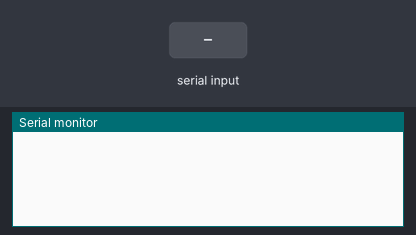
A sketch run on a simulated Arduino Uno, built with avr-gcc and run on an emulated ATmega328P. On the bench: the last lines printed to the serial monitor. The test bench sets the inputs (shaded band).

Above: at 1.2 s.
1.3 s: "ping:1\n" received over Serial
At 2.2 s:
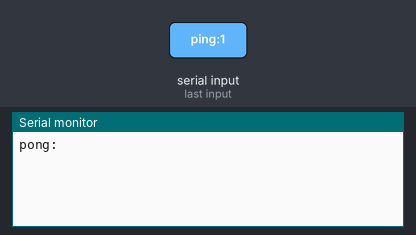
2.8 s: "pinMode:1\n" received over Serial
At 3.4 s:
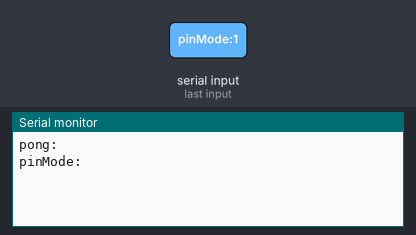
4.3 s: "digitalWrite\n" received over Serial
At 5.5 s:
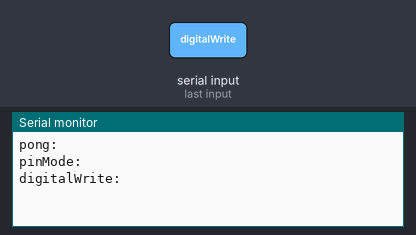
5.8 s: "digitalRead\n" received over Serial
At 6.9 s:
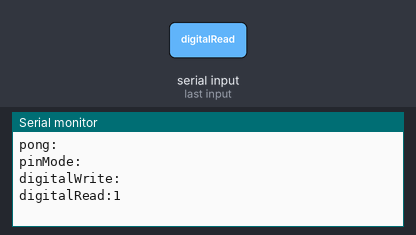

The sketch:

serial-com.ino
```cpp
void setup() {
  Serial.begin(115200);
}

String serialReadBuffer = "";
String event = "";
String arg0 = "";
String arg1 = "";
String arg2 = "";
String arg3 = "";

void loop() {
  if (Serial.available() > 0) {
    char character = Serial.read();

    if (character == '\n') {
      setParams(serialReadBuffer);
      runCommand();
      serialReadBuffer = "";
    }
    else {
      serialReadBuffer += character;
    }
  }
}

void emit(String event, String val) {
  Serial.print(event + ":" + val + '\n');
}

void setParams(String msg) {
  String args[4];
  String argsStr = msg.substring(msg.indexOf(":") + 1, msg.length());

  int argIndex = 0;
  for (int i = 0; i < argsStr.length(); i++) {
    if (argsStr[i] == ',') {
      argIndex++;
    }
    else {
      args[argIndex] += argsStr[i];
    }
  }

  event = msg.substring(0, msg.indexOf(':'));
  arg0 = args[0];
  arg1 = args[1];
  arg2 = args[2];
  arg3 = args[3];
}

int getPin(String pin) {
  //TODO A1,A2,,,
  return pin.toInt();
}

void runCommand() {
  if (event == "ping") {
    emit("pong", "");
  }
  if (event == "pinMode") {
    pinMode(getPin(arg0), (arg1 == "INPUT" ? INPUT : (arg1 == "OUTPUT" ? OUTPUT : INPUT_PULLUP)));
    emit("pinMode", "");
  }
  if (event == "digitalWrite") {
    digitalWrite(getPin(arg0), (arg1 == "LOW" ? LOW : HIGH));
    emit("digitalWrite", "");
  }
  if (event == "digitalRead") {
    String val = String(digitalRead(getPin(arg0)));
    emit("digitalRead", val);
  }
  if (event == "analogWrite") {
    analogWrite(getPin(arg0), arg1.toInt());
    emit("analogWrite", "");
  }
  if (event == "analogRead") {
    String val = String(analogRead(getPin(arg0)));
    emit("analogRead", val);
  }
  if (event == "millis") {
    String val = String(millis());
    emit("millis", val);
  }
  if (event == "micros") {
    String val = String(micros());
    emit("micros", val);
  }
  if (event == "attachInterrupt") {
    int pin = getPin(arg0);
    int mode = getInterruptMode(arg1);

    if (pin == 2) {
      attachInterrupt(digitalPinToInterrupt(pin), ISRPin2, mode);
    }
    if (pin == 3) {
      attachInterrupt(digitalPinToInterrupt(pin), ISRPin3, mode);
    }
    emit("attachInterrupt", "");
  }
  if (event == "detachInterrupt") {
    int pin = getPin(arg0);
    detachInterrupt(digitalPinToInterrupt(pin));
    emit("detachInterrupt", "");
  }
  if (event == "noInterrupts") {
    noInterrupts();
    emit("noInterrupts", "");
  }
  if (event == "interrupts") {
    interrupts();
    emit("interrupts", "");
  }
}

int getInterruptMode(String mode) {
  if (mode == "LOW") {
    return LOW;
  }
  if (mode == "CHANGE") {
    return CHANGE;
  }
  if (mode == "RISING") {
    return RISING;
  }
  if (mode == "FALLING") {
    return FALLING;
  }
  if (mode == "HIGH") {
    return HIGH;
  }
}

void ISRPin2() {
  emit(String("interrupt") + 2, "");
}

void ISRPin3() {
  emit(String("interrupt") + 3, "");
}
```

Measured:
- after the input at 1.3 s, the serial monitor: prints a new line at once (image 1)
- after the input at 2.8 s, the serial monitor: prints a new line at once (image 2)
- after the input at 4.3 s, the serial monitor: prints a new line at once (image 3)
- after the input at 5.8 s, the serial monitor: prints a new line at once (image 4)
